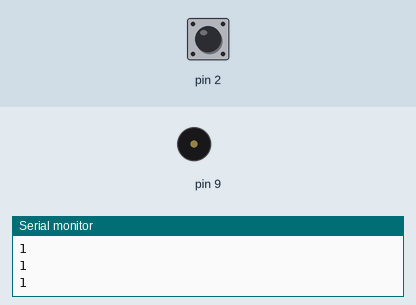
A sketch run on a simulated Arduino Uno, built with avr-gcc and run on an emulated ATmega328P. Shown: buzzer (waves = sounding), the last lines printed to the serial monitor. The test bench sets the inputs (shaded band); at power-on: pin 2 HIGH.

Above: at 1.2 s.
1.3 s: pin 2 pulled LOW for 0.15 s
At 2.2 s:
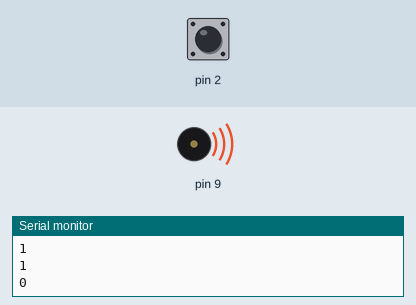
Timing chart, 0 to 8.8 s (numbered marks = the images above; inputs shaded):
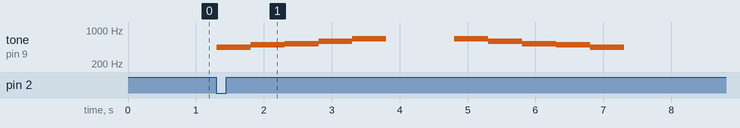

Measured:
- after the input at 1.3 s, tone on pin 9: plays 440 Hz for 0.50 s, 494 Hz for 0.50 s, 523 Hz for 0.50 s, 587 Hz for 0.50 s, 659 Hz for 0.50 s, 659 Hz for 0.50 s … (10 notes in this stretch), starting at once

The sketch:

7_Buzzer_Button_Tone_UNO.ino
```cpp
void setup() {
  Serial.begin(9600);
  pinMode(2, INPUT_PULLUP);
  pinMode(9, OUTPUT);
}

void loop() {
  int pushed = digitalRead(2);
  Serial.println(pushed);
  if (pushed == LOW){
    tone(9, 440); //A4
    delay(500);
    tone(9, 494); //B4
    delay(500);
    tone(9, 523); //C4
    delay(500);
    tone(9, 587); //D4
    delay(500);
    tone(9, 659); //E4
    delay(500);
    noTone(9);
    delay(1000);
    tone(9, 659); //E4
    delay(500);
    tone(9, 587); //D4
    delay(500);
    tone(9, 523); //C4
    delay(500);
    tone(9, 494); //B4
    delay(500);
    tone(9, 440); //A4
    delay(500);
  }
  else{
    noTone(9);
  }
}
```
